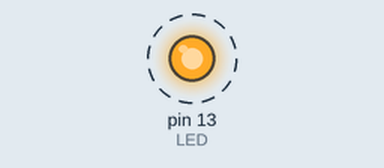
Simulated run of this sketch. Board: Arduino Uno, built with avr-gcc and run on an emulated ATmega328P. Parts: output pins drawn as LEDs (lit = HIGH). Dashed ring = blinking.

Above: at 0.5 s.
Timing chart, 0 to 4.6 s (numbered marks = the images above):
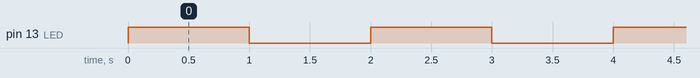

Measured:
- by itself, pin 13 (LED): alternates HIGH for 1.0 s and LOW for 1.0 s

The sketch:

Arduino_ProfessorX.ino
```cpp
//https://www.raywenderlich.com/2164-arduino-tutorial-integrating-bluetooth-le-and-ios-with-swift

// Arduino Bluetooth LE Servo Controlled by iOS

int LED = 13;     // Most Arduino boards have an onboard LED on pin 13

void setup() {  // Called only once per startup
  pinMode(LED, OUTPUT);     // Set pin as an output
  digitalWrite(LED, HIGH);  // Turn on LED (ie set to HIGH voltage)
}

void loop() { // Continuous loop
  delay(1000);
  digitalWrite(LED, LOW);
  delay(1000);
  digitalWrite(LED, HIGH);
}
```
